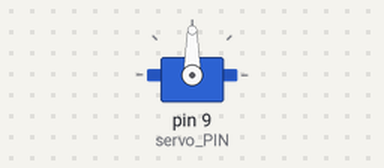
Simulated run of this sketch. Board: Arduino Uno, built with avr-gcc and run on an emulated ATmega328P. Parts: servo.

Above: at 0.05 s.
At 4.35 s:
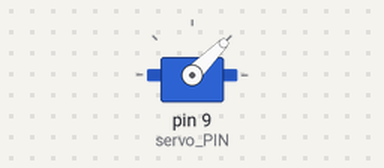
At 8.75 s:
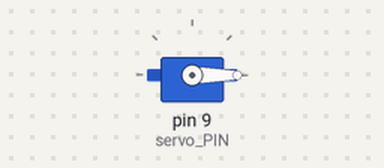
At 17.45 s:
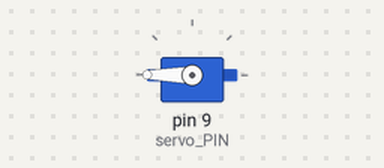
Timing chart, 0 to 22.8 s (numbered marks = the images above):
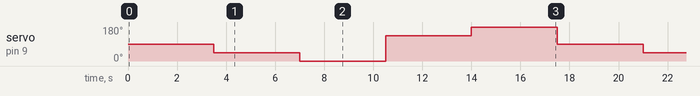

Measured:
- by itself, servo on pin 9 (servo_PIN): repeats every 17.5 s: 0° 3.5 s, 135° 3.5 s, 180° 3.5 s, 90° 3.5 s, 45° 3.5 s

The sketch:

ServoCalibration.ino
```cpp
#include    <Servo.h>

#define servo_PIN    9
#define min_for_servo 650
#define max_for_servo 1550

Servo myservo;


void setup()
{
    myservo.attach(servo_PIN, min_for_servo, max_for_servo);
    myservo.write(0);
}

void loop()
{

        myservo.write(90);
        delay(3500);

        myservo.write(45);
        delay(3500);

        myservo.write(0);
        delay(3500);

        myservo.write(135);
        delay(3500);

        myservo.write(180);
        delay(3500);


}
```
